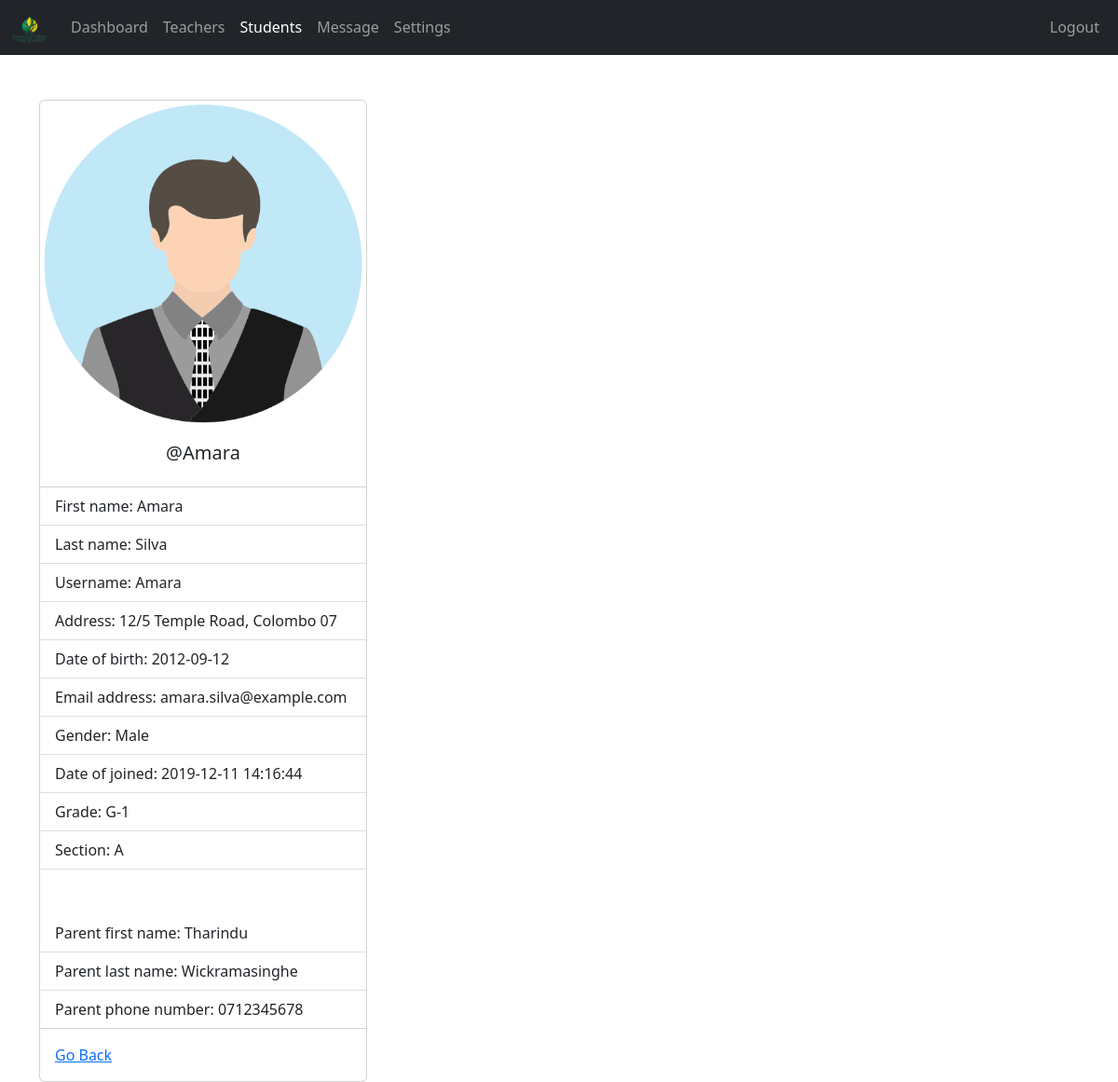
/admin/student-view.php?student_id=1 (signed in), run on the app's committed database.
### tables this page shows
CREATE TABLE `students` (
  `student_id` int(11) NOT NULL,
  `username` varchar(127) NOT NULL,
  `password` varchar(255) NOT NULL,
  `fname` varchar(127) NOT NULL,
  `lname` varchar(255) NOT NULL,
  `grade` int(11) NOT NULL,
  `section` int(11) NOT NULL,
  `address` varchar(31) NOT NULL,
  `gender` varchar(7) NOT NULL,
  `email_address` varchar(255) NOT NULL,
  `date_of_birth` date NOT NULL,
  `date_of_joined` timestamp NULL DEFAULT current_timestamp(),
  `parent_fname` varchar(127) NOT NULL,
  `parent_lname` varchar(127) NOT NULL,
  `parent_phone_number` varchar(31) NOT NULL
);

CREATE TABLE `grades` (
  `grade_id` int(11) NOT NULL,
  `grade` varchar(31) NOT NULL,
  `grade_code` varchar(7) NOT NULL
);

CREATE TABLE `section` (
  `section_id` int(11) NOT NULL,
  `section` varchar(7) NOT NULL
);

### admin/data/student.php (called while the page is built, shortened)
<?php
function getStudentById($id, $conn){
   $sql = "SELECT * FROM students
           WHERE student_id=?";
   $stmt = $conn->prepare($sql);
   $stmt->execute([$id]);
   if ($stmt->rowCount() == 1) {
     $student = $stmt->fetch();
     return $student;
   }else {
    return 0;
   }
}

### admin/data/grade.php (called while the page is built, shortened)
<?php
function getGradeById($grade_id, $conn){
   $sql = "SELECT * FROM grades
           WHERE grade_id=?";
   $stmt = $conn->prepare($sql);
   $stmt->execute([$grade_id]);
   if ($stmt->rowCount() == 1) {
     $grade = $stmt->fetch();
     return $grade;
   }else {
    return 0;
   }
}

### admin/data/section.php (called while the page is built, shortened)
<?php
function getSectioById($section_id, $conn){
   $sql = "SELECT * FROM section
           WHERE section_id=?";
   $stmt = $conn->prepare($sql);
   $stmt->execute([$section_id]);
   if ($stmt->rowCount() == 1) {
     $section = $stmt->fetch();
     return $section;
   }else {
    return 0;
   }
}

### admin/student-view.php (the view, shortened to what this page needs)
<?php
if (isset($_SESSION['admin_id']) &&
    isset($_SESSION['role'])) {
    if ($_SESSION['role'] == 'Admin') {
       include "../DB_connection.php";
       include "data/student.php";
       include "data/grade.php";
       include "data/section.php";
       if(isset($_GET['student_id'])){
       $student_id = $_GET['student_id'];
       $student = getStudentById($student_id, $conn);
 ?>
<!DOCTYPE html>
<html lang="en">
<head>
	<link rel="stylesheet" href="https://cdn.jsdelivr.net/npm/bootstrap@5.2.0/dist/css/bootstrap.min.css">
	<link rel="stylesheet" href="../css/style.css">
  <link rel="stylesheet" href="https://cdnjs.cloudflare.com/ajax/libs/font-awesome/4.7.0/css/font-awesome.min.css">
</head>
<body>
    <?php
        include "inc/navbar.php";
        if ($student != 0) {
     ?>
     <div class="container mt-5">
         <div class="card" style="width: 22rem;">
          <img src="../img/student-<?=$student['gender']?>.png" class="card-img-top" alt="...">
          <div class="card-body">
            <h5 class="card-title text-center">@<?=$student['username']?></h5>
          </div>
          <ul class="list-group list-group-flush">
            <li class="list-group-item">First name: <?=$student['fname']?></li>
            <li class="list-group-item">Last name: <?=$student['lname']?></li>
            <li class="list-group-item">Username: <?=$student['username']?></li>
            <li class="list-group-item">Address: <?=$student['address']?></li>
            <li class="list-group-item">Date of birth: <?=$student['date_of_birth']?></li>
            <li class="list-group-item">Email address: <?=$student['email_address']?></li>
            <li class="list-group-item">Gender: <?=$student['gender']?></li>
            <li class="list-group-item">Date of joined: <?=$student['date_of_joined']?></li>
            <li class="list-group-item">Grade:
                 <?php
                      $grade = $student['grade'];
                      $g = getGradeById($grade, $conn);
                      echo $g['grade_code'].'-'.$g['grade'];
                  ?>
            </li>
            <li class="list-group-item">Section:
                 <?php
                    $section = $student['section'];
                    $s = getSectioById($section, $conn);
                    echo $s['section'];
                  ?>
            </li>
            <br><br>
            <li class="list-group-item">Parent first name: <?=$student['parent_fname']?></li>
            <li class="list-group-item">Parent last name: <?=$student['parent_lname']?></li>
            <li class="list-group-item">Parent phone number: <?=$student['parent_phone_number']?></li>
          </ul>
          <div class="card-body">
            <a href="student.php" class="card-link">Go Back</a>
          </div>
        </div>
     </div>
     <?php
        }else {
          header("Location: teacher.php");
          exit;
        }
     ?>
</body>
</html>
<?php
    }else {
        header("Location: student.php");
        exit;
    }
  }else {
    header("Location: ../login.php");
    exit;
  }
}else {
	header("Location: ../login.php");
	exit;
}
?>

### data on the page
students: gender (picture), username "Amara", fname "Amara", lname "Silva", address "12/5 Temple Road, Colombo 07", date_of_birth "2012-09-12", email_address "amara.silva@example.com", gender "Male", date_of_joined "2019-12-11 14:16:44", parent_fname "Tharindu", parent_lname "Wickramasinghe", parent_phone_number "0712345678"
grades: grade_code "G", grade "1"
section: section "A"
